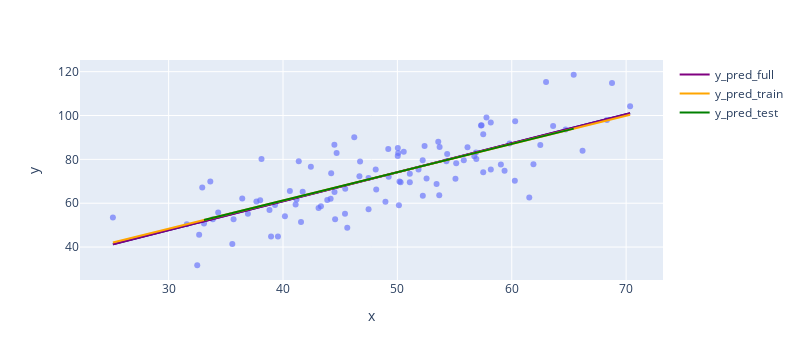

The notebook cell this image was saved under:
### Markdown cell above
Sklearn è un tool pieno di modelli precompilati senza bisogno di usare keras o tensorflow per costruirsene uno.
Comodo per problemi noti.

### Code cell
import numpy as np
import matplotlib.pyplot as plt
import pandas as pd
import seaborn as sns

# the new one
from sklearn.linear_model import LinearRegression # il modello
from sklearn.model_selection import train_test_split # per trattare i dati
from sklearn.metrics import r2_score, mean_absolute_error, mean_squared_error

print("\n\n\n")
print("------------------------")
print("0 - Problem understanding")
print("------------------------")


path = "https://frenzy86.s3.eu-west-2.amazonaws.com/python/data/datalr.csv"
points = np.genfromtxt(path, delimiter=',') # att.ne path delimiter se cambia


print("abbiamo già studiato il dataset, ma diamoci un'occhiata con pandas")
df = pd.read_csv(path, header=None)
print(df.head(2))

print("il dataset è solo numerico, assumiamo che la colonna zero siano i termini noti (X) mentre le (y) siano le incognite della nostra distribuzione di esempio\n")

x = np.array(points[:,0]) # prima colonna indice 0
y = np.array(points[:,1]) # seconda colonna indice 1

print("\n\n\n")
print("diamo un'occhiata alla distribuzione")

#Plot the dataset
plt.scatter(x,y)
plt.xlabel('Hours of study')
plt.ylabel('Test scores')
plt.title('Original Dataset')
plt.show()

print("Controlliamo lo shape -> :", x.shape   ) # (100,) # vettore
print("Controlliamo il tipo x" , type(x[0]) ) 

print("x deve essere una matrice di input con shape (vet_dim, mat_dim) e deve diventare X, usiamo reshape" ) # (100,)

print("Creiamo i nostri valori da darein pasto (to feed) al modello in modo che rispettino le regole dell'algebra lineare (rango)")

print("\n\n\n")
print("------------------------")
print("1 - Declare Features and target")
print("------------------------")


print("Feature is a matrix X")
#X = x.reshape(-1, 1) # reashape when features number==1
X = x.reshape(-1, x.size//len(x)) # X--> features
Y = y # non ha senso usare la notazione matriciale !!!!, da qui in avanti verrà ignorata


print("------------------------")
print("2 split dataset in Training and Test with sklearn built-in function")
print("------------------------")

X_train, X_test, y_train, y_test = train_test_split(X, y,  test_size = 0.2,  random_state = 667 )

print("Ricontrolliamo lo shape -> :",  X.shape  ) # (100,1) # matrice
print("Controlliamo il tipo X" ,type(X[0]) ) 
print("Ora abbiamo una matrice (vettore nested)"  ) 

print("\n\n\n")

print("train del modello 'FULL' con tutti i dati")
model_full = LinearRegression()
from IPython.display import display # per visualizzare l'output del modello
display(model_full.fit(X, y))

print("Proviamo il modello 'FULL' per recuperare β₀, β₁ regressori")
print("Coefficienti angolari (vettore): ", model_full.coef_, " di cui la dimensione è " , len(model_full.coef_) ) # retta len 1, piano len 2 iperpiano len 3
print("Intercetta (scalare secco): ", model_full.intercept_) 
print("\n\n\n")
print("------------------------")
print("3 - in real world we need to train the model whith a partition of the problem as we have seen")
print("------------------------")

print("train del modello con una partizione dei dati")
model_train = LinearRegression()
from IPython.display import display # per visualizzare l'output del modello
display(model_train.fit(X_train, y_train))


print("Proviamo il modello 'TRAIN' per recuperare β₀, β₁ regressori")
print("Coefficienti angolari (vettore): ", model_train.coef_, " di cui la dimensione è " , len(model_train.coef_) ) # retta len 1, piano len 2 iperpiano len 3
print("Intercetta (scalare secco): ", model_train.intercept_) 


print("\n\n\n")
print("------------------------")
print("4 - creare la predizione sul modello TEST, TRAIN o FULL e plot")
print("------------------------")
print("il modello ci serve per creare una retta (in questo caso di esempio, la più adatta ad approssimare i risultati del nostro esperimento anche per rilevazioni che non abbiamo.")

print("proviamo il modello 'FULL'")
y_pred_full = model_full.predict(X)
plt.scatter(X,y_pred_full,) # https://matplotlib.org/stable/users/explain/colors/colormaps.html
plt.scatter(X,y, ) # default distrib
plt.plot(x, y_pred_full,'-r') # retta
plt.xlabel('Hours of study')
plt.ylabel('Test scores')
plt.title('FULL model - Simple Linear Regression')
plt.show()

print("proviamo il modello 'TRAIN'")
y_pred_train = model_train.predict(X_train)
plt.scatter(X,y, ) # default distrib
x_train = X_train.reshape(-1) # contrario di reshape
plt.plot(x_train, y_pred_train,'-r') # retta
plt.xlabel('Hours of study')
plt.ylabel('Test scores')
plt.title('TRAIN - Simple Linear Regression')
plt.show()

print("proviamo il modello 'TEST' partendo dal modello 'TRAIN'")
y_pred_test = model_train.predict(X_test)
plt.scatter(X,y, ) # default distrib
x_test = X_test.reshape(-1) # contrario di reshape
plt.plot(x_test, y_pred_test,'or') # retta
plt.xlabel('Hours of study')
plt.ylabel('Test scores')
plt.title('TRAIN - Simple Linear Regression')
plt.show()



print("Proviamo a plottare la distribuzione dell'errore assoluto delle previsioni rispetto ai dati reali")
print("errore 'FULL'")
fig = plt.figure()
#sns.distplot((Y - y_pred), bins = 20) # deprecated
sns.histplot((y - y_pred_full), kde=True);
fig.suptitle('Error Terms FULL model', fontsize = 20)                  # Plot heading
plt.xlabel('Errors', fontsize = 18)
plt.show()


print("errore 'TRAIN'")
fig = plt.figure()
sns.histplot((y_train - y_pred_train), kde=True);
fig.suptitle('Error Terms TRAIN model', fontsize = 20)                  # Plot heading
plt.xlabel('Errors', fontsize = 18)
plt.show()


print("errore 'TEST'")
fig = plt.figure()
sns.histplot((y_test - y_pred_test), kde=True);
fig.suptitle('Error Terms TRAIN model with TEST data', fontsize = 20)                  # Plot heading
plt.xlabel('Errors', fontsize = 18)
plt.show()



print("\n\n\n")
print("Ora visualizziamo un grafico più interattivo con plotly")
import plotly.express as px
import plotly.graph_objects as go
# prende in input i vettori e non le matrici
fig = px.scatter(x=x, y=y, opacity=0.65, trendline='ols', trendline_color_override='darkblue', width=800) # default distrib
fig.add_trace(go.Scatter(x=x, y=y_pred_full, mode='lines', name='y_pred_full', line=dict(color='purple'))) # aggiunge la retta del modello lineare
fig.add_trace(go.Scatter(x=x_train, y=y_pred_train, mode='lines', name='y_pred_train', line=dict(color='orange'))) # aggiunge la retta del modello lineare
fig.add_trace(go.Scatter(x=x_test, y=y_pred_test, mode='lines', name='y_pred_test', line=dict(color='green'))) # aggiunge la retta del modello lineare
fig.show()

print("I due modelli non si disconstano molto, questo ci piace")


print("\n\n\n")
print("Ora valutiamo la bontà del modello, possiamo solo farlo con il modello TRAIN perchè abbiamo conservato dei dati di paragone")

print("------------------------")
print("5 -  Misurare l'errore del mio modello")
print("------------------------")

mae = mean_absolute_error(y_test, y_pred_test) # metrica sempre con input y_test da dataset splittato
mse = mean_squared_error(y_test, y_pred_test)
rmse = mean_squared_error(y_test, y_pred_test)
r2score = r2_score(y_test, y_pred_test)

# aggiustato
ad_r2score = 1-(1-r2score)*(len(X_test)-1)/(len(X_test)-X_test.shape[1]-1) # confrontare con variabili aggiustato

print('MAE: ', mae)
print('MSE: ', mse)
print('RMSE: ', rmse)
print('R2_score: ', r2score)
print('Adjusted_R2_score: ', ad_r2score)

### Figure 1 — Plotly figure (JSON) as saved in the notebook; plotly's stock layout.template omitted (floating-point values rounded to 4 significant figures)
{"data": [{"hovertemplate": "x=%{x}<br>y=%{y}<extra></extra>", "legendgroup": "", "marker": {"color": "#636efa", "opacity": 0.65, "symbol": "circle"}, "mode": "markers", "name": "", "orientation": "v", "showlegend": false, "type": "scatter", "x": [32.5, 53.43, 61.53, 47.48, 59.81, 55.14, 52.21, 39.3, 48.11, 52.55, 45.42, 54.35, 44.16, 58.17, 56.73, 48.96, 44.69, 60.3, 45.62, 38.82, 66.19, 65.42, 47.48, 41.58, 51.85, 59.37, 57.31, 63.62, 46.74, 50.56, 52.22, 35.57, 42.44, 58.16, 57.5, 45.44, 61.9, 33.09, 36.44, 37.68, 44.56, 43.32, 50.07, 43.87, 63.0, 32.67, 40.17, 53.58, 33.86, 64.71, 38.12, 44.5, 40.6, 41.72, 51.09, 55.08, 41.38, 62.49, 49.2, 41.1, 41.18, 50.19, 52.38, 50.14, 33.64, 39.56, 56.13, 57.36, 60.27, 35.68, 31.59, 53.66, 46.68, 43.11, 70.35, 44.49, 57.5, 36.93, 55.81, 38.95, 56.9, 56.87, 34.33, 59.05, 57.79, 54.28, 51.09, 50.28, 44.21, 38.01, 32.94, 53.69, 68.77, 46.23, 68.32, 50.03, 49.24, 50.04, 48.15, 25.13], "xaxis": "x", "y": [31.71, 68.78, 62.56, 71.55, 87.23, 78.21, 79.64, 59.17, 75.33, 71.3, 55.17, 82.48, 62.01, 75.39, 81.44, 60.72, 82.89, 97.38, 48.85, 56.88, 83.88, 118.6, 57.25, 51.39, 75.38, 74.77, 95.46, 95.23, 79.05, 83.43, 63.36, 41.41, 76.62, 96.77, 74.08, 66.59, 77.77, 50.72, 62.12, 60.81, 52.68, 58.57, 82.91, 61.42, 115.2, 45.57, 54.08, 87.99, 52.73, 93.58, 80.17, 65.1, 65.56, 65.28, 73.43, 71.14, 79.1, 86.52, 84.74, 59.36, 61.68, 69.85, 86.1, 59.11, 69.9, 44.86, 85.5, 95.54, 70.25, 52.72, 50.39, 63.64, 72.25, 57.81, 104.3, 86.64, 91.49, 55.23, 79.55, 44.85, 80.21, 83.14, 55.72, 77.63, 99.05, 79.12, 69.59, 69.51, 73.69, 61.37, 67.17, 85.67, 114.9, 90.12, 97.92, 81.54, 72.11, 85.23, 66.22, 53.45], "yaxis": "y"}, {"hovertemplate": "<b>OLS trendline</b><br>y = 1.32243 * x + 7.99102<br>R<sup>2</sup>=0.598656<br><br>x=%{x}<br>y=%{y} <b>(trend)</b><extra></extra>", "legendgroup": "", "line": {"color": "darkblue"}, "marker": {"color": "#636efa", "symbol": "circle"}, "mode": "lines", "name": "", "showlegend": false, "type": "scatter", "x": [25.13, 31.59, 32.5, 32.67, 32.94, 33.09, 33.64, 33.86, 34.33, 35.57, 35.68, 36.44, 36.93, 37.68, 38.01, 38.12, 38.82, 38.95, 39.3, 39.56, 40.17, 40.6, 41.1, 41.18, 41.38, 41.58, 41.72, 42.44, 43.11, 43.32, 43.87, 44.16, 44.21, 44.49, 44.5, 44.56, 44.69, 45.42, 45.44, 45.62, 46.23, 46.68, 46.74, 47.48, 47.48, 48.11, 48.15, 48.96, 49.2, 49.24, 50.03, 50.04, 50.07, 50.14, 50.19, 50.28, 50.56, 51.09, 51.09, 51.85, 52.21, 52.22, 52.38, 52.55, 53.43, 53.58, 53.66, 53.69, 54.28, 54.35, 55.08, 55.14, 55.81, 56.13, 56.73, 56.87, 56.9, 57.31, 57.36, 57.5, 57.5, 57.79, 58.16, 58.17, 59.05, 59.37, 59.81, 60.27, 60.3, 61.53, 61.9, 62.49, 63.0, 63.62, 64.71, 65.42, 66.19, 68.32, 68.77, 70.35], "xaxis": "x", "y": [41.22, 49.76, 50.97, 51.19, 51.55, 51.76, 52.48, 52.77, 53.39, 55.03, 55.17, 56.18, 56.83, 57.81, 58.25, 58.4, 59.32, 59.51, 59.96, 60.3, 61.11, 61.68, 62.35, 62.45, 62.71, 62.97, 63.16, 64.11, 65.0, 65.28, 66.01, 66.39, 66.46, 66.83, 66.84, 66.91, 67.09, 68.06, 68.08, 68.32, 69.13, 69.73, 69.8, 70.77, 70.78, 71.61, 71.67, 72.73, 73.06, 73.11, 74.15, 74.16, 74.21, 74.29, 74.36, 74.49, 74.85, 75.55, 75.55, 76.55, 77.04, 77.05, 77.26, 77.48, 78.64, 78.84, 78.95, 78.99, 79.78, 79.87, 80.83, 80.91, 81.79, 82.22, 83.01, 83.2, 83.24, 83.78, 83.85, 84.04, 84.04, 84.41, 84.91, 84.91, 86.08, 86.5, 87.09, 87.69, 87.73, 89.36, 89.84, 90.64, 91.3, 92.12, 93.56, 94.5, 95.52, 98.34, 98.93, 101.0], "yaxis": "y"}, {"line": {"color": "purple"}, "mode": "lines", "name": "y_pred_full", "type": "scatter", "x": [32.5, 53.43, 61.53, 47.48, 59.81, 55.14, 52.21, 39.3, 48.11, 52.55, 45.42, 54.35, 44.16, 58.17, 56.73, 48.96, 44.69, 60.3, 45.62, 38.82, 66.19, 65.42, 47.48, 41.58, 51.85, 59.37, 57.31, 63.62, 46.74, 50.56, 52.22, 35.57, 42.44, 58.16, 57.5, 45.44, 61.9, 33.09, 36.44, 37.68, 44.56, 43.32, 50.07, 43.87, 63.0, 32.67, 40.17, 53.58, 33.86, 64.71, 38.12, 44.5, 40.6, 41.72, 51.09, 55.08, 41.38, 62.49, 49.2, 41.1, 41.18, 50.19, 52.38, 50.14, 33.64, 39.56, 56.13, 57.36, 60.27, 35.68, 31.59, 53.66, 46.68, 43.11, 70.35, 44.49, 57.5, 36.93, 55.81, 38.95, 56.9, 56.87, 34.33, 59.05, 57.79, 54.28, 51.09, 50.28, 44.21, 38.01, 32.94, 53.69, 68.77, 46.23, 68.32, 50.03, 49.24, 50.04, 48.15, 25.13], "y": [50.97, 78.64, 89.36, 70.77, 87.09, 80.91, 77.04, 59.96, 71.61, 77.48, 68.06, 79.87, 66.39, 84.91, 83.01, 72.73, 67.09, 87.73, 68.32, 59.32, 95.52, 94.5, 70.78, 62.97, 76.55, 86.5, 83.78, 92.12, 69.8, 74.85, 77.05, 55.03, 64.11, 84.91, 84.04, 68.08, 89.84, 51.76, 56.18, 57.81, 66.91, 65.28, 74.21, 66.01, 91.3, 51.19, 61.11, 78.84, 52.77, 93.56, 58.4, 66.84, 61.68, 63.16, 75.55, 80.83, 62.71, 90.64, 73.06, 62.35, 62.45, 74.36, 77.26, 74.29, 52.48, 60.3, 82.22, 83.85, 87.69, 55.17, 49.76, 78.95, 69.73, 65.0, 101.0, 66.83, 84.04, 56.83, 81.79, 59.51, 83.24, 83.2, 53.39, 86.08, 84.41, 79.78, 75.55, 74.49, 66.46, 58.25, 51.55, 78.99, 98.93, 69.13, 98.34, 74.15, 73.11, 74.16, 71.67, 41.22]}, {"line": {"color": "orange"}, "mode": "lines", "name": "y_pred_train", "type": "scatter", "x": [63.0, 44.56, 55.14, 33.86, 41.58, 39.56, 45.44, 50.07, 64.71, 45.42, 39.3, 53.69, 44.49, 43.11, 42.44, 47.48, 38.82, 45.62, 32.67, 53.43, 49.24, 40.17, 52.22, 57.79, 59.81, 50.19, 44.69, 54.35, 36.44, 48.15, 52.55, 70.35, 53.66, 58.16, 44.16, 66.19, 68.32, 57.36, 50.14, 44.5, 25.13, 55.08, 63.62, 46.74, 62.49, 36.93, 50.03, 35.68, 68.77, 50.28, 57.31, 41.1, 48.11, 50.56, 59.37, 38.95, 31.59, 46.68, 46.23, 52.38, 51.09, 38.12, 59.05, 56.13, 37.68, 56.73, 44.21, 41.38, 51.09, 60.3, 53.58, 61.9, 32.5, 33.64, 61.53, 32.94, 47.48, 38.01, 48.96, 54.28], "y": [90.9, 67.12, 80.77, 53.33, 63.27, 60.67, 68.26, 74.23, 93.1, 68.23, 60.34, 78.9, 67.04, 65.25, 64.38, 70.89, 59.72, 68.49, 51.79, 78.56, 73.16, 61.46, 77.0, 84.18, 86.79, 74.38, 67.29, 79.75, 56.65, 71.75, 77.42, 100.4, 78.86, 84.66, 66.61, 95.01, 97.76, 83.63, 74.31, 67.05, 42.07, 80.68, 91.69, 69.93, 90.25, 57.28, 74.18, 55.67, 98.33, 74.5, 83.56, 62.66, 71.69, 74.85, 86.22, 59.89, 50.4, 69.86, 69.28, 77.2, 75.54, 58.82, 85.81, 82.04, 58.25, 82.81, 66.67, 63.02, 75.54, 87.41, 78.75, 89.48, 51.57, 53.05, 89.0, 52.14, 70.88, 58.67, 72.79, 79.66]}, {"line": {"color": "green"}, "mode": "lines", "name": "y_pred_test", "type": "scatter", "x": [43.32, 41.18, 55.81, 57.5, 52.21, 56.9, 49.2, 57.5, 34.33, 50.04, 60.27, 41.72, 51.85, 58.17, 43.87, 33.09, 56.87, 65.42, 40.6, 35.57], "y": [65.52, 62.77, 81.62, 83.81, 76.99, 83.04, 73.11, 83.81, 53.94, 74.19, 87.38, 63.46, 76.52, 84.67, 66.23, 52.34, 82.99, 94.01, 62.02, 55.53]}], "layout": {"height": 360, "legend": {"tracegroupgap": 0}, "margin": {"t": 60}, "width": 800, "xaxis": {"anchor": "y", "autorange": true, "domain": [0, 1], "range": [22.25, 73.22], "title": {"text": "x"}, "type": "linear"}, "yaxis": {"anchor": "x", "autorange": true, "domain": [0, 1], "range": [24.98, 125.3], "title": {"text": "y"}, "type": "linear"}}}
